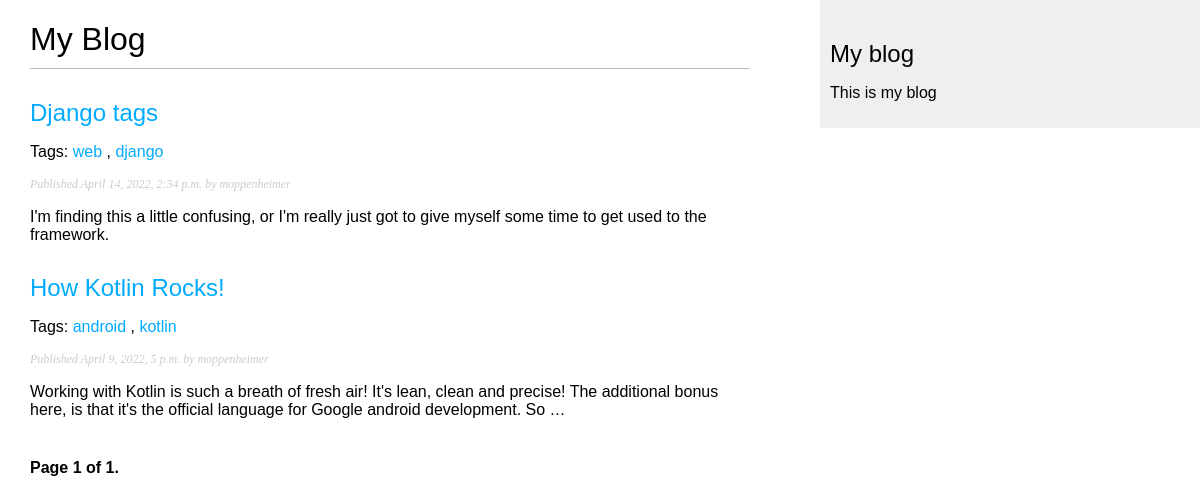
Screenshot of /blog/ with the database file from the repository.
### blog/models.py (models this page shows, shortened)
class Post(models.Model):
    STATUS_CHOICES = (
        ('draft', 'Draft'),
        ('published', 'Published'),
    )
    title = models.CharField(max_length=250)
    slug = models.SlugField(max_length=250, unique_for_date='publish')
    author = models.ForeignKey(User, on_delete=models.CASCADE, related_name='blog_posts')
    body = models.TextField()
    publish = models.DateTimeField(default=timezone.now)
    created = models.DateTimeField(auto_now_add=True)
    updated = models.DateTimeField(auto_now=True)
    status = models.CharField(max_length=10,choices=STATUS_CHOICES,default='draft')
    tags = TaggableManager()
    post_cover = models.ImageField(upload_to=rename_image, blank=True)
    objects = models.Manager() # The default manage.
    published = PublishedManager() #Our custom manager.
    def get_absolute_url(self):
        return reverse('blog:post_detail',
                        args=[self.publish.year,
                               self.publish.month,
                               self.publish.day,
                               self.slug])
    class Meta:
        ordering = ('-publish',)

### blog/views.py (the view)
# urls.py: path('', views.post_list, name='post_list'),
def post_list(request, tag_slug=None):
    object_list = Post.published.all()
    tag = None
    if tag_slug:
        tag = get_object_or_404(Tag, slug=tag_slug)
        object_list = object_list.filter(tags__in=[tag])
    paginator = Paginator(object_list, 3) # 3 posts in each page
    page = request.GET.get('page')
    try:
        posts = paginator.page(page)
    except PageNotAnInteger:
        posts = paginator.page(1)
    except EmptyPage:
        posts = paginator.page(paginator.num_pages)
    return render(request,
                 'blog/post/list.html',
                 {'page': page,
                  'posts': posts,
                  'tag': tag})

### blog/models.py (called while the page is built)
    def get_queryset(self):
        return super(PublishedManager, self).get_queryset().filter(status='published')

### blog/templates/blog/post/list.html (shortened to what this page needs)
{% extends "blog/base.html" %}
{% block content %}
    <h1>My Blog</h1>
    {% for post in posts%}
        <h2>
            <a href="{{post.get_absolute_url }}">
                {{ post.title }}
            </a>
        </h2>
        <p class="tags">
            Tags:
            {% for tag in post.tags.all %}
              <a href="{% url "blog:post_list_by_tag" tag.slug %}">
                {{ tag.name }}
              </a>
              {% if not forloop.last %}, {% endif %}
            {% endfor %}
          </p>
        <p class="date">
            Published {{ post.publish }} by {{ post.author }}
        </p>
        {{ post.body|truncatewords:30|linebreaks }}
    {% endfor %}
    {% include "pagination.html" with page=posts %}
{% endblock %}

### blog/templates/blog/base.html (shortened to what this page needs)
{% load static %}
{% load sass_tags %}
<!DOCTYPE html>
<html lang="en">
    <head>
        <link href="{% static "css/blog.css" %}" rel="stylesheet">
        <link href="{% sass_src 'sass/base-styles.scss' %}" rel="stylesheet" type="text/css" />
    </head>
    <body>
        <div id="content">
            {% block content %}
            {% endblock %}
        </div>
        <div id="sidebar">
            <h2>My blog</h2>
            <p>This is my blog</p>
        </div>
    </body>
</html>

### blog/templates/pagination.html (shortened to what this page needs)
<div class="pagination">
    <span class="step-links">
      <span class="current">
        Page {{ page.number }} of {{ page.paginator.num_pages }}.
      </span>
    </span>
  </div>

### blog/static/css/blog.css (style rules this page uses)
body { margin:0; padding:0; font-family:helvetica, sans-serif; }
a { color:#00abff; text-decoration:none; }
h1 { font-weight:normal; border-bottom:1px solid #bbb; padding:0 0 10px 0; }
h2 { font-weight:normal; margin:30px 0 0; }
#content { float:left; width:60%; padding:0 0 0 30px; }
#sidebar { float:right; width:30%; padding:10px; background:#efefef; height:100%; }
p.date { color:#ccc; font-family: georgia, serif; font-size: 12px; font-style: italic; }
.pagination { margin:40px 0; font-weight:bold; }

### rows the page displays
Post: title "Django tags", publish "April 14, 2022, 2:34 p.m.", author "moppenheimer", body "I'm finding this a little confusing, or I'm really just got to give myself some time to get used to the framework."
Tag: name "web"
Tag: name "django"
Post: title "How Kotlin Rocks!", publish "April 9, 2022, 5 p.m.", author "moppenheimer", body "Working with Kotlin is such a breath of fresh air! It's lean, clean and precise! The additional bonus here, is that it's the official language for Google android development. So …"
Tag: name "android"
Tag: name "kotlin"

### other values shown
{{ page.number }} "1"
{{ page.paginator.num_pages }} "1"
